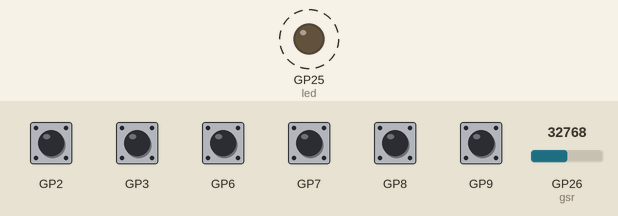
Recording of a program running on a simulated Raspberry Pi Pico running CircuitPython. Shown: output pins drawn as LEDs (lit = HIGH). Dashed ring = blinking. The inputs (shaded band) are chosen by the test bench; at power-on: GP2, GP3, GP6–9 HIGH, GP26 (gsr) = 32768 (analog values on the 0–65535 scale). USB keyboard and mouse output is not drawn; what the program prints to the serial console is not drawn.

Above: at 1.2 s.
1.3 s: GP2 pulled LOW for 0.15 s
4.8 s: GP3 pulled LOW for 0.15 s
11.3 s: GP6 pulled LOW for 0.15 s
14.8 s: GP7 pulled LOW for 0.15 s
18.3 s: GP8 pulled LOW for 0.15 s
21.8 s: GP9 pulled LOW for 0.15 s
Timing chart, 0 to 26.3 s (numbered marks = the images above; inputs shaded):
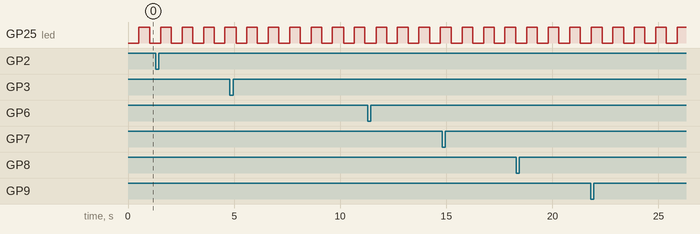

The program:

debug_code.py
```python
"""
CircuitPython デバッグ用ファームウェア
物理コントローラーの動作確認とトラブルシューティング
"""

import time
import board
import digitalio
import analogio

print("=== DEBUG MODE: CircuitPython Controller ===")
print("Testing hardware connections...")

# --- GSRセンサーテスト ---
try:
    gsr = analogio.AnalogIn(board.GP26)
    print("✓ GSR sensor on GP26: OK")
except Exception as e:
    print(f"✗ GSR sensor error: {e}")
    gsr = None

# --- LEDテスト ---
try:
    led = digitalio.DigitalInOut(board.LED)
    led.direction = digitalio.Direction.OUTPUT
    print("✓ LED: OK")
except Exception as e:
    print(f"✗ LED error: {e}")
    led = None

# --- 物理ピンテスト ---
test_pins = [
    (board.GP6, "UP"),
    (board.GP7, "DOWN"),
    (board.GP8, "LEFT"),
    (board.GP9, "RIGHT"),
    (board.GP2, "B1"),
    (board.GP3, "B2")
]

pins = {}
for pin_board, name in test_pins:
    try:
        pin = digitalio.DigitalInOut(pin_board)
        pin.direction = digitalio.Direction.INPUT
        pin.pull = digitalio.Pull.UP
        pins[name] = {
            'obj': pin,
            'last_state': True,
            'pin_name': f"GP{pin_board.id}"
        }
        print(f"✓ Pin {pins[name]['pin_name']} ({name}): OK")
    except Exception as e:
        print(f"✗ Pin {name} error: {e}")

print()
print("=== Hardware Test Results ===")
print("Now monitoring pin states...")
print("Press buttons/move lever to test - watch for state changes")
print("GSR values will also be displayed")
print()

# --- USB HID テスト ---
try:
    import usb_hid
    from adafruit_hid.keyboard import Keyboard
    from adafruit_hid.keycode import Keycode

    kbd = Keyboard(usb_hid.devices)
    print("✓ USB HID Keyboard: OK")
    hid_available = True
except Exception as e:
    print(f"✗ USB HID error: {e}")
    print("This might be the problem!")
    hid_available = False

print("\n" + "="*50)
print("LIVE MONITORING - Press Ctrl+C to stop")
print("="*50)

# --- メインモニタリングループ ---
last_gsr_time = 0
led_state = False
last_led_time = 0
test_key_sent = False

try:
    while True:
        current_time = time.monotonic()

        # LED点滅
        if led and current_time - last_led_time > 0.5:
            led_state = not led_state
            led.value = led_state
            last_led_time = current_time

        # ピン状態監視
        for name, pin_data in pins.items():
            current_state = pin_data['obj'].value
            last_state = pin_data['last_state']

            if current_state != last_state:
                state_str = "PRESSED" if current_state == False else "RELEASED"
                print(f"[{time.monotonic():.2f}] {name} ({pin_data['pin_name']}): {state_str}")

                # USB HID テスト
                if hid_available and current_state == False:  # ボタン押下時
                    try:
                        if name == "UP":
                            kbd.press(Keycode.UP_ARROW)
                            kbd.release(Keycode.UP_ARROW)
                            print(f"  → Sent UP_ARROW key")
                        elif name == "DOWN":
                            kbd.press(Keycode.DOWN_ARROW)
                            kbd.release(Keycode.DOWN_ARROW)
                            print(f"  → Sent DOWN_ARROW key")
                        elif name == "LEFT":
                            kbd.press(Keycode.LEFT_ARROW)
                            kbd.release(Keycode.LEFT_ARROW)
                            print(f"  → Sent LEFT_ARROW key")
                        elif name == "RIGHT":
                            kbd.press(Keycode.RIGHT_ARROW)
                            kbd.release(Keycode.RIGHT_ARROW)
                            print(f"  → Sent RIGHT_ARROW key")
                        elif name == "B1":
                            kbd.press(Keycode.P)
                            kbd.release(Keycode.P)
                            print(f"  → Sent P key")
                        elif name == "B2":
                            kbd.press(Keycode.F13)
                            kbd.release(Keycode.F13)
                            print(f"  → Sent F13 key")
                    except Exception as e:
                        print(f"  ✗ Key send error: {e}")

                pin_data['last_state'] = current_state

        # GSR値表示
        if gsr and current_time - last_gsr_time > 2.0:  # 2秒間隔
            gsr_value = gsr.value
            print(f"[{current_time:.2f}] GSR: {gsr_value}")
            last_gsr_time = current_time

        # 10秒後に自動テストキー送信
        if hid_available and not test_key_sent and current_time > 10:
            try:
                print("\n[AUTO TEST] Sending test key 'A'...")
                kbd.press(Keycode.A)
                kbd.release(Keycode.A)
                print("[AUTO TEST] Test key sent - check if PC receives it")
                test_key_sent = True
            except Exception as e:
                print(f"[AUTO TEST] Failed to send test key: {e}")

        time.sleep(0.05)  # 50ms間隔

except KeyboardInterrupt:
    print("\n=== Debug session ended ===")
    if led:
        led.value = False
    print("Check the results above to diagnose the issue.")
    print("\nCommon issues:")
    print("- USB HID not working: Try different USB port or cable")
    print("- Pins not responding: Check wiring connections")
    print("- Keys not received on PC: Check if Pico appears as HID device")
```

Measured:
- by itself, GP25 (led): alternates HIGH for 0.50 s and LOW for 0.51 s
